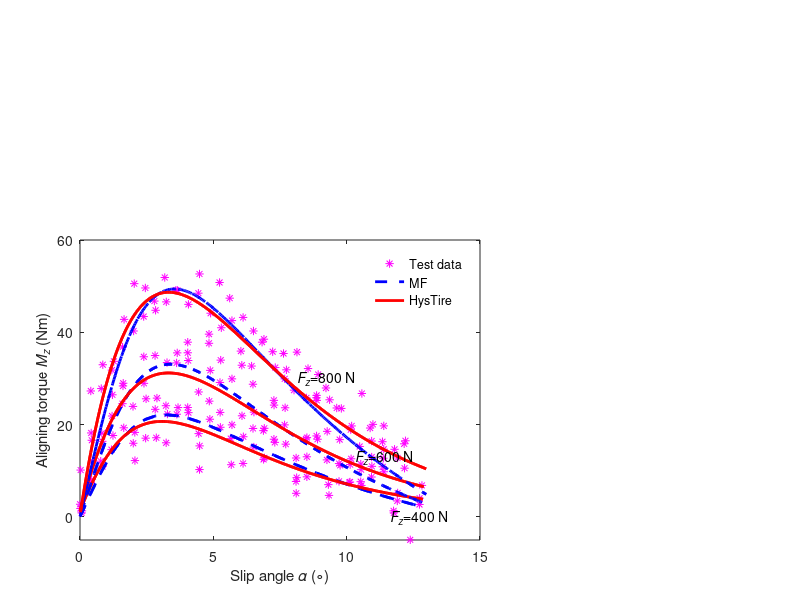

MATLAB code to generate this figure: (Note: this script raises an error after producing the figure.)
clear;
clc;
load('tireA_testdata.mat');  %试验数据

s_test1=SA_400; 
e= 0.004;          
f= 4.335;
g= 0.002;          
h= 1.938;

e1 =e*exp(-s_test1/f)-g*exp(-s_test1/h);
a= 0.017;          
b= 1.429;
c= 1.326;
d= 2.391;
Fy=400*(a*s_test1+b+c*(1-2*exp(-s_test1/d)));
B= -0.212;               
C= -2.739;
D= 1.383;
E= 0.468;
Mz_MF400 =16*D*sin(C*atan((B*s_test1-E*(B*s_test1 - atan(B*s_test1)))));
Mz_exp400 =e1.*Fy*16;

s_test1=SA_600; 
e= -0.002;          
f= 2.793;
g= -0.003;          
h= 4.039;
a= 0.009;          
b= 1.448;
c= 1.387;
d= 2.749;
Fy_exp600=600*(a*s_test1+b+c*(1-2*exp(-s_test1/d)));
e1 =e*exp(-s_test1/f)-g*exp(-s_test1/h);
Mz_exp600 =e1.*Fy_exp600*36;
B= -0.204;               
C= -2.677;
D= 0.919;
E= 0.321;
Mz_MF600 =36*D*sin(C*atan((B*s_test1-E*(B*s_test1 - atan(B*s_test1)))));

s_test1=SA_800; 

e= 0.099;          
f= 3.597;
g= 0.098;          
h= 3.572;

a= 0.01;          
b= 1.409;
c= 1.401;
d= 2.887;
Fy=800*(a*s_test1+b+c*(1-2*exp(-s_test1/d)));
e1 =e*exp(-s_test1/f)-g*exp(-s_test1/h);
Mz_exp800 =e1.*Fy*48;
B= -0.191;               
C= 2.731;
D= -1.029;
E= 0.344;
Mz_MF800 =48*D*sin(C*atan((B*s_test1-E*(B*s_test1 - atan(B*s_test1)))));

axes('position',[0.1,0.1,0.5,0.5]); 

axis([0 15 -5 85]);
h1=plot(SA_400(1:10:632),Mz_400(1:10:632),'m*','LineWidth',0.5);
hold on;
plot(SA_600(1:10:632),Mz_600(1:10:632),'m*','LineWidth',0.5);
hold on;
plot(SA_800(1:10:630),Mz_800(1:10:630),'m*','LineWidth',0.5);



hold on;
h2=plot(SA_400(1:10:632),Mz_MF400(1:10:632),'--b','LineWidth',2);
hold on;
h3=plot(SA_400,Mz_exp400,'r','LineWidth',2);


hold on;
h2=plot(SA_600,Mz_MF600,'--b','LineWidth',2);
hold on;
h3=plot(SA_600,Mz_exp600,'r','LineWidth',2);

hold on;
h2=plot(SA_800,Mz_MF800,'--b','LineWidth',2);
hold on;
h3=plot(SA_800,Mz_exp800,'r','LineWidth',2);


legend([h1 h2 h3],'Test data','MF','HysTire','location','northeast','box','off');
xlabel('Slip angle{\it \alpha} (\circ)');
ylabel('Aligning torque{\it M_z} (Nm)');
set(gca,'XTick',[0:5:15]);
set(gca,'YTick',[0:20:80]);

text(11.5,0,'{\it F_z}=400 N');%文字说明
text(10.2,13,'{\it F_z}=600 N');%文字说明
text(8,30,'{\it F_z}=800 N');%文字说明

 axis([0 15 -5 60]);
exp_error_a = Mz_400 - Mz_exp400;
exp_mse_a = mse(exp_error_a);

MF_error_a = Mz_400 - Mz_MF400;
MF_mse_a = mse(MF_error_a);

exp_error_b = Mz_600 - Mz_exp600;
exp_mse_b = mse(exp_error_b);
MF_error_b = Mz_600 - Mz_MF600;
MF_mse_b = mse(MF_error_b);

exp_error_c =Mz_800 - Mz_exp800;
exp_mse_c = mse(exp_error_c);
MF_error_c = Mz_800(1:10:630) - Mz_MF800(1:10:630);
MF_mse_c = mse(MF_error_c);
